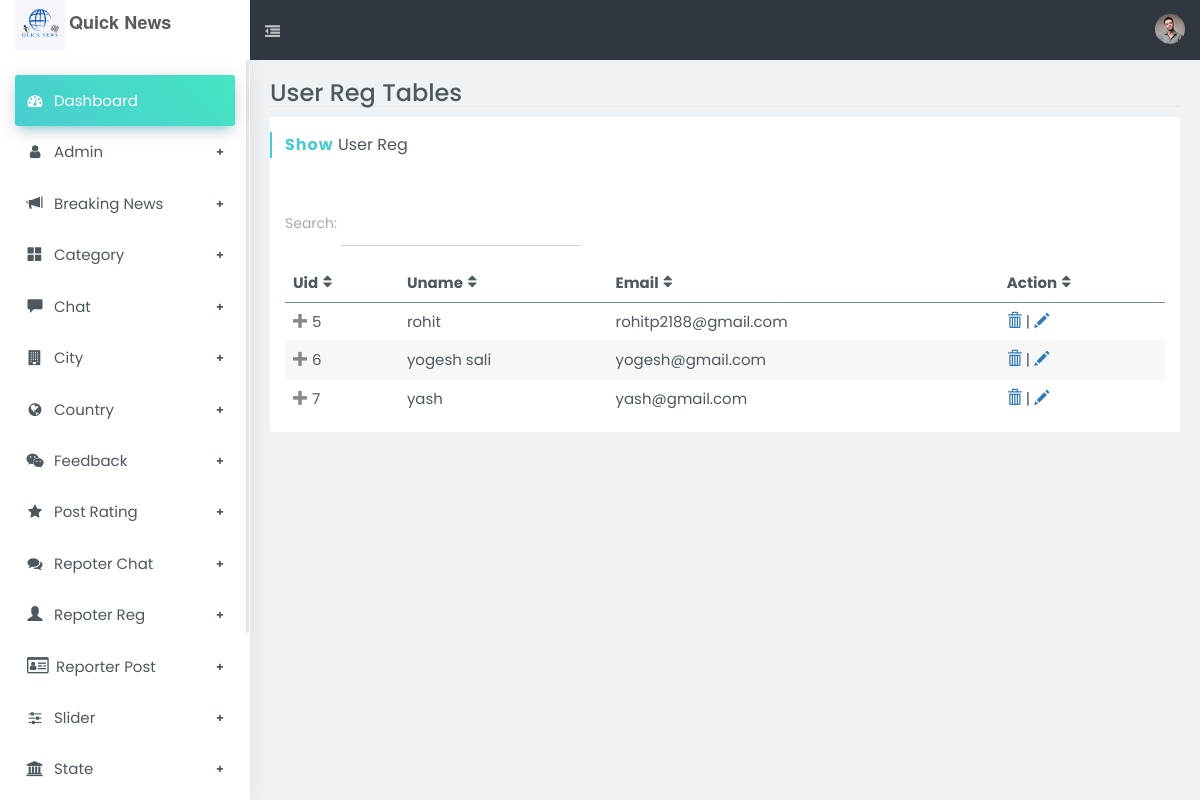
The app's page /newsadmin/index.php/userregcontroller with its own data.
### tables this page shows
CREATE TABLE IF NOT EXISTS `userreg` (
  `uid` int NOT NULL AUTO_INCREMENT,
  `uname` varchar(20) NOT NULL,
  `email` varchar(30) NOT NULL,
  `password` varchar(10) NOT NULL,
  `contactno` varchar(12) NOT NULL,
  `datereg` timestamp NOT NULL DEFAULT CURRENT_TIMESTAMP ON UPDATE CURRENT_TIMESTAMP,
  `ustatus` enum('Active','Deactive') NOT NULL DEFAULT 'Deactive',
  PRIMARY KEY (`uid`)
);

### newsadmin/application/controllers/userregcontroller.php (called while the page is built, shortened)
<?php
class userregcontroller extends CI_Controller{
    public function index() {
        $file['userreg']=$this->db->get('userreg')->result();
        $this->load->view('template/header');
        $this->load->view('template/sidebar');
        $this->load->view('userreg/showuserreg',$file);
    }
}
?>

### newsadmin/index.php (called while the page is built, shortened)
<?php
require_once BASEPATH.'core/CodeIgniter.php';

### newsadmin/application/views/userreg/showuserreg.php (the view, shortened to what this page needs)
		<section id="content">
			<div class="page page-tables-footable">
				<div class="b-b mb-10">
					<div class="row">
						<div class="col-sm-6 col-xs-12">
							<h1 class="h3 m-0">User Reg Tables</h1>
						</div>
					</div>
				</div>
				<div class="row">
					<div class="col-md-12">
						<section class="boxs ">
							<div class="boxs-header">
								<h3 class="custom-font hb-cyan">
									<strong>Show</strong> User Reg</h3>
							</div>
							<div class="boxs-body">
								<div class="form-group">
									<label for="filter" style="padding-top: 5px">Search:</label>
									<input id="filter" type="text" class="form-control rounded w-md mb-10 inline-block" />
								</div>
								<table id="searchTextResults" data-filter="#filter" data-page-size="5" class="footable table table-custom">
									<thead>
										<tr>
											<th>Uid</th>
											<th>Uname</th>
											<th data-hide="phone">Email</th>
											<th>Action</th>
										</tr>
									</thead>
									<tbody>
									<?php
										foreach($userreg as $row)
										{
										?>
										<tr>
											<td><?php echo $row->uid?></td>
											<td><?php echo $row->uname?></td>
											<td><?php echo $row->email?></td>
											<td>
												<a href="<?php echo site_url() ?>/userregcontroller/del/<?php echo $row->uid?>"><i class="glyphicon glyphicon-trash"></i></a> |
												<a href="<?php echo site_url() ?>/userregcontroller/edit/<?php echo $row->uid?>"><i class="glyphicon glyphicon-pencil"></i></a>
											</td>
										</tr>
										<?php
										}
										?>
									</tbody>
								</table>
							</div>
						</section>
					</div>
				</div>
			</div>
		</section>
	</div>
</body>
</html>

### records on screen
userreg: uid "5", uname "rohit", email "rohitp2188@gmail.com"
userreg: uid "6", uname "yogesh sali", email "yogesh@gmail.com"
userreg: uid "7", uname "yash", email "yash@gmail.com"
